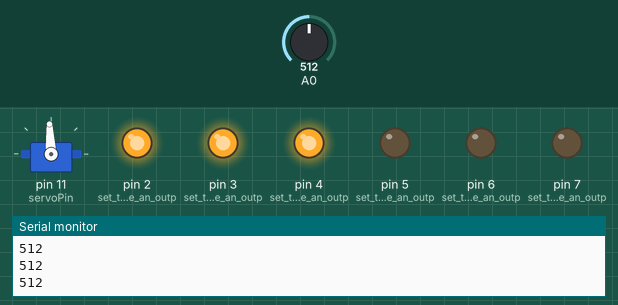
Bench run of a sketch on a simulated Arduino Uno, built with avr-gcc and run on an emulated ATmega328P. On the bench: servo, output pins drawn as LEDs (lit = HIGH), the last lines printed to the serial monitor. The test bench sets the inputs (shaded band); at power-on: A0 = 512.

Above: at 1.2 s.
1.3 s: A0 set to 716
At 2.0 s:
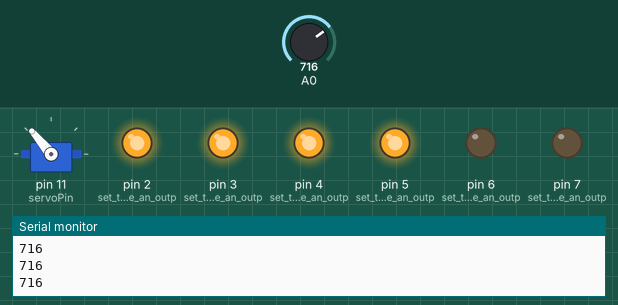
2.8 s: A0 set to 900
At 3.3 s:
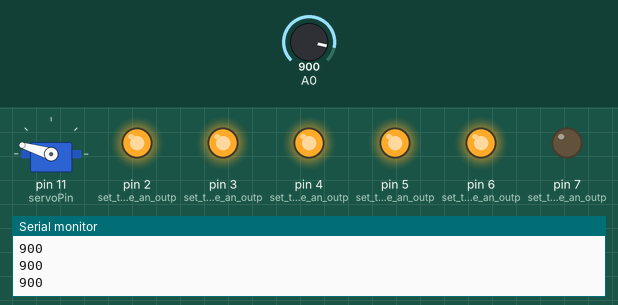
4.3 s: A0 set to 1023
At 5.5 s:
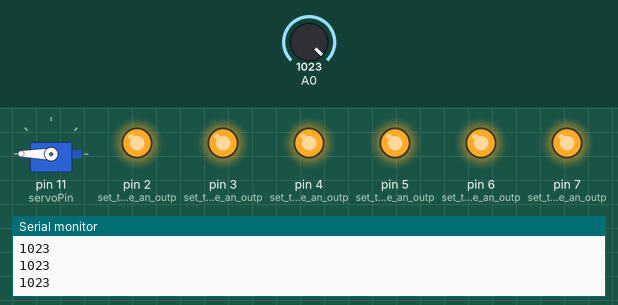
5.8 s: A0 set to 511
At 6.8 s:
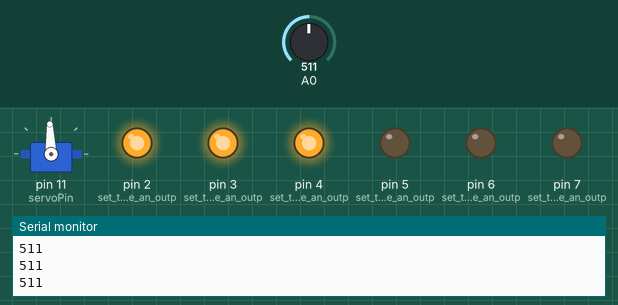
7.3 s: A0 set to 306
At 7.8 s:
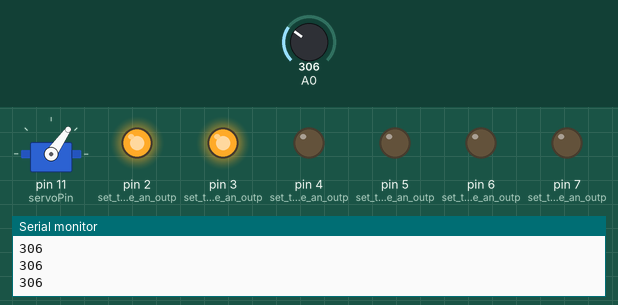
8.8 s: A0 set to 140
At 10.1 s:
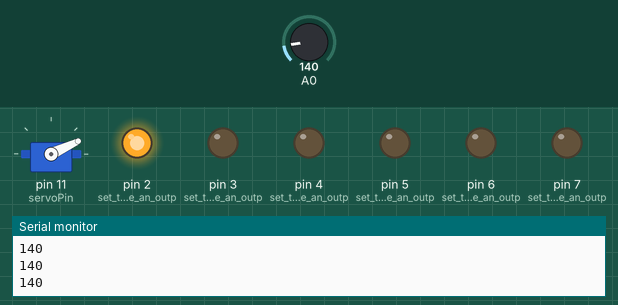
Timing chart, 0 to 11.3 s (numbered marks = the images above; inputs shaded):
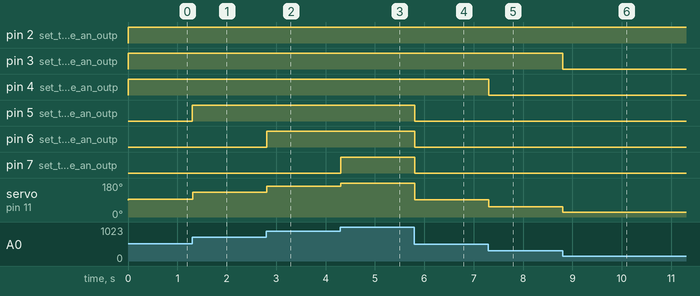

Measured:
- after the input at 1.3 s, pin 5 (set_the_pin_to_be_an_outp): LOW → HIGH at once; servo on pin 11 (servoPin): 93° → 130° at once
- after the input at 2.8 s, pin 6 (set_the_pin_to_be_an_outp): LOW → HIGH at once; servo on pin 11 (servoPin): 130° → 163° at once
- after the input at 4.3 s, pin 7 (set_the_pin_to_be_an_outp): LOW → HIGH at once; servo on pin 11 (servoPin): 163° → 180° at once
- after the input at 5.8 s, pin 5 (set_the_pin_to_be_an_outp), pin 6 (set_the_pin_to_be_an_outp), pin 7 (set_the_pin_to_be_an_outp): HIGH → LOW at once; servo on pin 11 (servoPin): 180° → 92° at once
- after the input at 7.3 s, pin 4 (set_the_pin_to_be_an_outp): HIGH → LOW at once; servo on pin 11 (servoPin): 92° → 55° at once
- after the input at 8.8 s, pin 3 (set_the_pin_to_be_an_outp): HIGH → LOW at once; servo on pin 11 (servoPin): 55° → 25° at once

The sketch:

squeeze-me.ino
```cpp
// Noah Pivnick
// ITP Intro to Physical Computing: Week 4

// Attribution: the code for this week's build borrows heavily from the
// [Love-O-Meter] project in the Arduino Projects Book that accompanies
// the Arduino Starter kit and Project 7: Control a servo motor with a
// FSR from the ITP Physical Computing website.

// include servo library
#include <Servo.h>

// instantiate a servo object to control servo
Servo myServo;

// assign analog pin for servo
int servoPin = 11;


void setup() {
  // initialize serial communications
  Serial.begin(9600);

  pinMode(2, OUTPUT);   // set the pin to be an output for the green LED
  pinMode(3, OUTPUT);   // set the pin to be an output for the green LED
  pinMode(4, OUTPUT);   // set the pin to be an output for the yellow LED
  pinMode(5, OUTPUT);   // set the pin to be an output for the yellow LED
  pinMode(6, OUTPUT);   // set the pin to be an output for the yellow LED
  pinMode(7, OUTPUT);   // set the pin to be an output for the red LED

  // attach pin to the servo object
  myServo.attach(servoPin);
}


void loop() {
  // declare variable analogValue and assign analog input from pin A0
  int analogValue = analogRead(A0);
  // int lightScale = 0;

  // print pressure sensor reading to serial monitor
  Serial.println(analogValue);

  // if pressure sensor value is 0, turn off all LEDs
  if (analogValue <= 0) {
    digitalWrite(2, LOW);
    digitalWrite(3, LOW);
    digitalWrite(4, LOW);
    digitalWrite(5, LOW);
    digitalWrite(6, LOW);
    digitalWrite(7, LOW);
  }

  // if pressure sensor value increases, turn one LED on
  else if (analogValue >= 10 && analogValue <= 150) {
    digitalWrite(2, HIGH);
    digitalWrite(3, LOW);
    digitalWrite(4, LOW);
    digitalWrite(5, LOW);
    digitalWrite(6, LOW);
    digitalWrite(7, LOW);
  }

  // if pressure sensor value increases, turn a second LED on
  else if (analogValue >= 150 * 2 && analogValue <= 150 * 3) {
    digitalWrite(2, HIGH);
    digitalWrite(3, HIGH);
    digitalWrite(4, LOW);
    digitalWrite(5, LOW);
    digitalWrite(6, LOW);
    digitalWrite(7, LOW);
  }

  // if pressure sensor value increases, turn third LEDs on
  else if (analogValue >= 150 * 3 && analogValue <= 150 * 4) {
    digitalWrite(2, HIGH);
    digitalWrite(3, HIGH);
    digitalWrite(4, HIGH);
    digitalWrite(5, LOW);
    digitalWrite(6, LOW);
    digitalWrite(7, LOW);
  }

  // if pressure sensor value increases, turn a fourth LED on
  else if (analogValue >= 150 * 4 && analogValue <= 150 * 5) {
    digitalWrite(2, HIGH);
    digitalWrite(3, HIGH);
    digitalWrite(4, HIGH);
    digitalWrite(5, HIGH);
    digitalWrite(6, LOW);
    digitalWrite(7, LOW);
  }

  // if pressure sensor value increases, turn a fifth LED on
  else if (analogValue >= 150 * 5 && analogValue <= 150 * 6) {
    digitalWrite(2, HIGH);
    digitalWrite(3, HIGH);
    digitalWrite(4, HIGH);
    digitalWrite(5, HIGH);
    digitalWrite(6, HIGH);
    digitalWrite(7, LOW);
  }

  // if pressure sensor value increases, turn all LEDs on
  else if (analogValue >= 150 * 6 && analogValue <= 150 * 7) {
    digitalWrite(2, HIGH);
    digitalWrite(3, HIGH);
    digitalWrite(4, HIGH);
    digitalWrite(5, HIGH);
    digitalWrite(6, HIGH);
    digitalWrite(7, HIGH);
  }
  delay(1);

  //  // map pressure sensor range (0-985) to LED scale (0-5)
  //  lightScale = map(analogValue, 0, 985, 0, 5);

  // map pressure sensor range (0-985) to servo range of motion (0-180 degrees)
  int servoAngle = map(analogValue, 0, 985, 0, 179);

  // move servo to angle proportionate to presure sensor reading
  myServo.write(servoAngle);

  //  if (analogValue >= 150 * 6) {
  //    myServo.write(179);
  //  } else if (analogValue <= 150 * 7) {
  //    myServo.write(0);
  //  }

}
```
